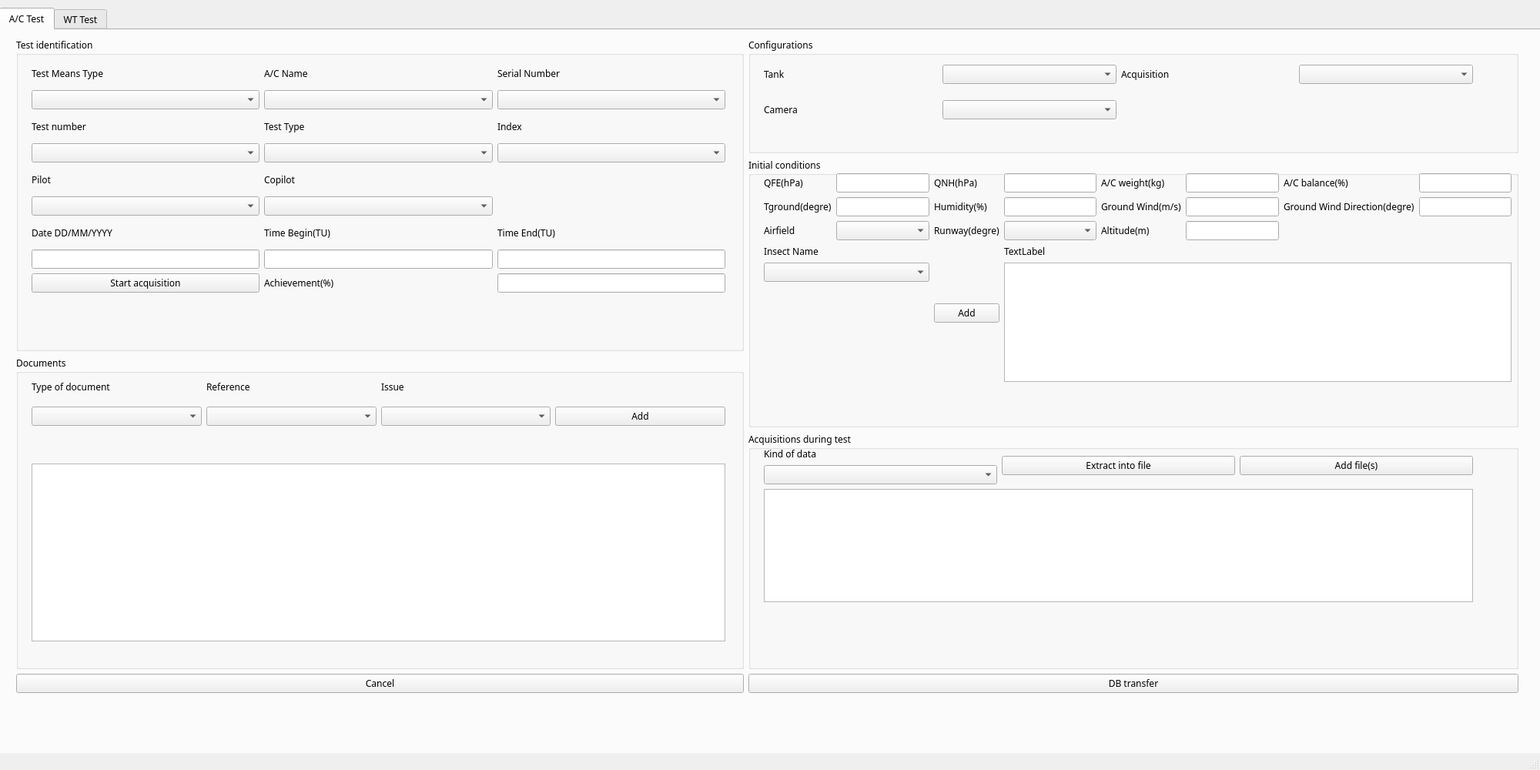
<?xml version="1.0" encoding="UTF-8"?>
<ui version="4.0">
 <class>MainWindow</class>
 <widget class="QMainWindow" name="MainWindow">
  <property name="geometry">
   <rect>
    <x>0</x>
    <y>0</y>
    <width>2000</width>
    <height>1000</height>
   </rect>
  </property>
  <property name="windowTitle">
   <string>MainWindow</string>
  </property>
  <widget class="QWidget" name="centralwidget">
   <widget class="QTabWidget" name="tabWidget">
    <property name="geometry">
     <rect>
      <x>-1</x>
      <y>10</y>
      <width>2071</width>
      <height>1000</height>
     </rect>
    </property>
    <property name="minimumSize">
     <size>
      <width>0</width>
      <height>20</height>
     </size>
    </property>
    <property name="font">
     <font>
      <family>Tw Cen MT</family>
     </font>
    </property>
    <property name="currentIndex">
     <number>0</number>
    </property>
    <widget class="QWidget" name="tab_3">
     <attribute name="title">
      <string>A/C Test</string>
     </attribute>
     <widget class="QWidget" name="gridLayoutWidget">
      <property name="geometry">
       <rect>
        <x>20</x>
        <y>10</y>
        <width>1951</width>
        <height>851</height>
       </rect>
      </property>
      <layout class="QGridLayout" name="gridLayout">
       <item row="0" column="1" rowspan="2">
        <layout class="QGridLayout" name="gridLayout_4">
         <item row="0" column="0">
          <widget class="QGroupBox" name="groupBox_4">
           <property name="minimumSize">
            <size>
             <width>1000</width>
             <height>0</height>
            </size>
           </property>
           <property name="maximumSize">
            <size>
             <width>16777215</width>
             <height>150</height>
            </size>
           </property>
           <property name="title">
            <string>Configurations</string>
           </property>
           <widget class="QWidget" name="gridLayoutWidget_5">
            <property name="geometry">
             <rect>
              <x>20</x>
              <y>20</y>
              <width>921</width>
              <height>101</height>
             </rect>
            </property>
            <layout class="QGridLayout" name="gridLayout_5">
             <item row="1" column="1">
              <widget class="QComboBox" name="comboBox_13"/>
             </item>
             <item row="1" column="0">
              <widget class="QLabel" name="label_18">
               <property name="text">
                <string>Camera</string>
               </property>
              </widget>
             </item>
             <item row="0" column="0">
              <widget class="QLabel" name="label_17">
               <property name="text">
                <string>Tank</string>
               </property>
              </widget>
             </item>
             <item row="0" column="1">
              <widget class="QComboBox" name="comboBox_12"/>
             </item>
             <item row="0" column="2">
              <widget class="QLabel" name="label_16">
               <property name="text">
                <string>Acquisition</string>
               </property>
              </widget>
             </item>
             <item row="0" column="3">
              <widget class="QComboBox" name="comboBox_14"/>
             </item>
            </layout>
           </widget>
          </widget>
         </item>
         <item row="2" column="0">
          <widget class="QGroupBox" name="groupBox">
           <property name="title">
            <string>Acquisitions during test</string>
           </property>
           <widget class="QWidget" name="gridLayoutWidget_7">
            <property name="geometry">
             <rect>
              <x>20</x>
              <y>20</y>
              <width>921</width>
              <height>201</height>
             </rect>
            </property>
            <layout class="QGridLayout" name="gridLayout_7">
             <item row="0" column="1">
              <widget class="QPushButton" name="pushButton_6">
               <property name="text">
                <string>Extract into file</string>
               </property>
              </widget>
             </item>
             <item row="0" column="2">
              <widget class="QPushButton" name="pushButton_7">
               <property name="text">
                <string>Add file(s)</string>
               </property>
              </widget>
             </item>
             <item row="0" column="0">
              <layout class="QVBoxLayout" name="verticalLayout">
               <item>
                <widget class="QLabel" name="label_32">
                 <property name="text">
                  <string>Kind of data</string>
                 </property>
                </widget>
               </item>
               <item>
                <widget class="QComboBox" name="comboBox_18"/>
               </item>
              </layout>
             </item>
             <item row="1" column="0" colspan="3">
              <widget class="QTableWidget" name="tableWidget_3"/>
             </item>
            </layout>
           </widget>
          </widget>
         </item>
         <item row="1" column="0">
          <widget class="QGroupBox" name="groupBox_5">
           <property name="minimumSize">
            <size>
             <width>0</width>
             <height>350</height>
            </size>
           </property>
           <property name="title">
            <string>Initial conditions</string>
           </property>
           <widget class="QWidget" name="gridLayoutWidget_6">
            <property name="geometry">
             <rect>
              <x>20</x>
              <y>20</y>
              <width>971</width>
              <height>271</height>
             </rect>
            </property>
            <layout class="QGridLayout" name="gridLayout_6">
             <item row="0" column="6">
              <widget class="QLabel" name="label_22">
               <property name="text">
                <string>A/C balance(%)</string>
               </property>
              </widget>
             </item>
             <item row="0" column="2">
              <widget class="QLabel" name="label_20">
               <property name="text">
                <string>QNH(hPa)</string>
               </property>
              </widget>
             </item>
             <item row="1" column="2">
              <widget class="QLabel" name="label_25">
               <property name="text">
                <string>Humidity(%)</string>
               </property>
              </widget>
             </item>
             <item row="2" column="2">
              <widget class="QLabel" name="label_28">
               <property name="text">
                <string>Runway(degre)</string>
               </property>
              </widget>
             </item>
             <item row="2" column="0">
              <widget class="QLabel" name="label_27">
               <property name="text">
                <string>Airfield</string>
               </property>
              </widget>
             </item>
             <item row="0" column="3">
              <widget class="QLineEdit" name="lineEdit_7"/>
             </item>
             <item row="0" column="5">
              <widget class="QLineEdit" name="lineEdit_9"/>
             </item>
             <item row="0" column="4">
              <widget class="QLabel" name="label_21">
               <property name="text">
                <string>A/C weight(kg)</string>
               </property>
              </widget>
             </item>
             <item row="1" column="6">
              <widget class="QLabel" name="label_23">
               <property name="text">
                <string>Ground Wind Direction(degre)</string>
               </property>
              </widget>
             </item>
             <item row="1" column="1">
              <widget class="QLineEdit" name="lineEdit_6"/>
             </item>
             <item row="1" column="4">
              <widget class="QLabel" name="label_24">
               <property name="text">
                <string>Ground Wind(m/s)</string>
               </property>
              </widget>
             </item>
             <item row="3" column="0" colspan="2">
              <widget class="QLabel" name="label_30">
               <property name="text">
                <string>Insect Name</string>
               </property>
              </widget>
             </item>
             <item row="0" column="1">
              <widget class="QLineEdit" name="lineEdit_5"/>
             </item>
             <item row="3" column="3" colspan="5">
              <widget class="QLabel" name="label_31">
               <property name="text">
                <string>TextLabel</string>
               </property>
              </widget>
             </item>
             <item row="1" column="7">
              <widget class="QLineEdit" name="lineEdit_13"/>
             </item>
             <item row="0" column="7">
              <widget class="QLineEdit" name="lineEdit_12"/>
             </item>
             <item row="1" column="3">
              <widget class="QLineEdit" name="lineEdit_8"/>
             </item>
             <item row="1" column="5">
              <widget class="QLineEdit" name="lineEdit_10"/>
             </item>
             <item row="2" column="5">
              <widget class="QLineEdit" name="lineEdit_11"/>
             </item>
             <item row="2" column="4">
              <widget class="QLabel" name="label_29">
               <property name="text">
                <string>Altitude(m)</string>
               </property>
              </widget>
             </item>
             <item row="0" column="0">
              <widget class="QLabel" name="label_19">
               <property name="text">
                <string>QFE(hPa)</string>
               </property>
              </widget>
             </item>
             <item row="1" column="0">
              <widget class="QLabel" name="label_26">
               <property name="text">
                <string>Tground(degre)</string>
               </property>
              </widget>
             </item>
             <item row="3" column="2" rowspan="3">
              <widget class="QPushButton" name="pushButton_5">
               <property name="text">
                <string>Add</string>
               </property>
              </widget>
             </item>
             <item row="2" column="1">
              <widget class="QComboBox" name="comboBox_16"/>
             </item>
             <item row="2" column="3">
              <widget class="QComboBox" name="comboBox_17"/>
             </item>
             <item row="4" column="0" colspan="2">
              <widget class="QComboBox" name="comboBox_15"/>
             </item>
             <item row="4" column="3" rowspan="2" colspan="5">
              <widget class="QTableWidget" name="tableWidget_2"/>
             </item>
            </layout>
           </widget>
          </widget>
         </item>
        </layout>
       </item>
       <item row="2" column="1">
        <widget class="QPushButton" name="pushButton_2">
         <property name="text">
          <string>DB transfer</string>
         </property>
        </widget>
       </item>
       <item row="2" column="0">
        <widget class="QPushButton" name="pushButton">
         <property name="text">
          <string>Cancel</string>
         </property>
        </widget>
       </item>
       <item row="0" column="0">
        <widget class="QGroupBox" name="groupBox_2">
         <property name="title">
          <string>Test identification</string>
         </property>
         <widget class="QWidget" name="gridLayoutWidget_2">
          <property name="geometry">
           <rect>
            <x>20</x>
            <y>30</y>
            <width>901</width>
            <height>301</height>
           </rect>
          </property>
          <layout class="QGridLayout" name="gridLayout_2">
           <item row="2" column="1">
            <widget class="QLabel" name="label_5">
             <property name="text">
              <string>Test Type</string>
             </property>
            </widget>
           </item>
           <item row="2" column="0">
            <widget class="QLabel" name="label_4">
             <property name="text">
              <string>Test number</string>
             </property>
            </widget>
           </item>
           <item row="4" column="0">
            <widget class="QLabel" name="label_7">
             <property name="text">
              <string>Pilot</string>
             </property>
            </widget>
           </item>
           <item row="2" column="2">
            <widget class="QLabel" name="label_6">
             <property name="text">
              <string>Index</string>
             </property>
            </widget>
           </item>
           <item row="6" column="1">
            <widget class="QLabel" name="label_10">
             <property name="text">
              <string>Time Begin(TU)</string>
             </property>
            </widget>
           </item>
           <item row="6" column="0">
            <widget class="QLabel" name="label_9">
             <property name="text">
              <string>Date DD/MM/YYYY</string>
             </property>
            </widget>
           </item>
           <item row="4" column="1">
            <widget class="QLabel" name="label_8">
             <property name="text">
              <string>Copilot</string>
             </property>
            </widget>
           </item>
           <item row="1" column="1">
            <widget class="QComboBox" name="comboBox_2"/>
           </item>
           <item row="1" column="0">
            <widget class="QComboBox" name="comboBox"/>
           </item>
           <item row="1" column="2">
            <widget class="QComboBox" name="comboBox_3"/>
           </item>
           <item row="6" column="2">
            <widget class="QLabel" name="label_11">
             <property name="text">
              <string>Time End(TU)</string>
             </property>
            </widget>
           </item>
           <item row="5" column="1">
            <widget class="QComboBox" name="comboBox_8"/>
           </item>
           <item row="3" column="0">
            <widget class="QComboBox" name="comboBox_4"/>
           </item>
           <item row="3" column="2">
            <widget class="QComboBox" name="comboBox_6"/>
           </item>
           <item row="5" column="0">
            <widget class="QComboBox" name="comboBox_7"/>
           </item>
           <item row="7" column="0">
            <widget class="QLineEdit" name="lineEdit"/>
           </item>
           <item row="7" column="1">
            <widget class="QLineEdit" name="lineEdit_2"/>
           </item>
           <item row="3" column="1">
            <widget class="QComboBox" name="comboBox_5"/>
           </item>
           <item row="7" column="2">
            <widget class="QLineEdit" name="lineEdit_3"/>
           </item>
           <item row="0" column="0">
            <widget class="QLabel" name="label_3">
             <property name="text">
              <string>Test Means Type</string>
             </property>
            </widget>
           </item>
           <item row="0" column="2">
            <widget class="QLabel" name="label">
             <property name="text">
              <string>Serial Number</string>
             </property>
            </widget>
           </item>
           <item row="0" column="1">
            <widget class="QLabel" name="label_2">
             <property name="text">
              <string>A/C Name</string>
             </property>
            </widget>
           </item>
           <item row="8" column="0">
            <widget class="QPushButton" name="pushButton_3">
             <property name="text">
              <string>Start acquisition</string>
             </property>
            </widget>
           </item>
           <item row="8" column="1">
            <widget class="QLabel" name="label_12">
             <property name="text">
              <string>Achievement(%)</string>
             </property>
            </widget>
           </item>
           <item row="8" column="2">
            <widget class="QLineEdit" name="lineEdit_4"/>
           </item>
          </layout>
         </widget>
        </widget>
       </item>
       <item row="1" column="0">
        <widget class="QGroupBox" name="groupBox_3">
         <property name="title">
          <string>Documents</string>
         </property>
         <widget class="QWidget" name="gridLayoutWidget_3">
          <property name="geometry">
           <rect>
            <x>20</x>
            <y>20</y>
            <width>901</width>
            <height>71</height>
           </rect>
          </property>
          <layout class="QGridLayout" name="gridLayout_3">
           <item row="0" column="2">
            <widget class="QLabel" name="label_15">
             <property name="text">
              <string>Issue</string>
             </property>
            </widget>
           </item>
           <item row="1" column="1">
            <widget class="QComboBox" name="comboBox_10">
             <property name="minimumSize">
              <size>
               <width>0</width>
               <height>20</height>
              </size>
             </property>
            </widget>
           </item>
           <item row="0" column="0">
            <widget class="QLabel" name="label_13">
             <property name="text">
              <string>Type of document</string>
             </property>
            </widget>
           </item>
           <item row="1" column="0">
            <widget class="QComboBox" name="comboBox_9">
             <property name="minimumSize">
              <size>
               <width>0</width>
               <height>20</height>
              </size>
             </property>
            </widget>
           </item>
           <item row="0" column="1">
            <widget class="QLabel" name="label_14">
             <property name="text">
              <string>Reference</string>
             </property>
            </widget>
           </item>
           <item row="1" column="2">
            <widget class="QComboBox" name="comboBox_11">
             <property name="minimumSize">
              <size>
               <width>0</width>
               <height>20</height>
              </size>
             </property>
            </widget>
           </item>
           <item row="1" column="3">
            <widget class="QPushButton" name="pushButton_4">
             <property name="text">
              <string>Add</string>
             </property>
            </widget>
           </item>
          </layout>
         </widget>
         <widget class="QTableWidget" name="tableWidget">
          <property name="geometry">
           <rect>
            <x>20</x>
            <y>140</y>
            <width>901</width>
            <height>231</height>
           </rect>
          </property>
         </widget>
        </widget>
       </item>
      </layout>
     </widget>
    </widget>
    <widget class="QWidget" name="tab_4">
     <attribute name="title">
      <string>WT Test</string>
     </attribute>
     <widget class="QWidget" name="gridLayoutWidget_8">
      <property name="geometry">
       <rect>
        <x>20</x>
        <y>10</y>
        <width>1951</width>
        <height>851</height>
       </rect>
      </property>
      <layout class="QGridLayout" name="gridLayout_8">
       <item row="0" column="1" rowspan="2">
        <layout class="QGridLayout" name="gridLayout_9">
         <item row="0" column="0">
          <widget class="QGroupBox" name="groupBox_6">
           <property name="minimumSize">
            <size>
             <width>1000</width>
             <height>0</height>
            </size>
           </property>
           <property name="maximumSize">
            <size>
             <width>16777215</width>
             <height>150</height>
            </size>
           </property>
           <property name="title">
            <string>Configurations</string>
           </property>
           <widget class="QWidget" name="gridLayoutWidget_9">
            <property name="geometry">
             <rect>
              <x>20</x>
              <y>20</y>
              <width>921</width>
              <height>101</height>
             </rect>
            </property>
            <layout class="QGridLayout" name="gridLayout_10">
             <item row="1" column="1">
              <widget class="QComboBox" name="comboBox_19"/>
             </item>
             <item row="1" column="0">
              <widget class="QLabel" name="label_33">
               <property name="text">
                <string>Camera</string>
               </property>
              </widget>
             </item>
             <item row="0" column="0">
              <widget class="QLabel" name="label_34">
               <property name="text">
                <string>Tank</string>
               </property>
              </widget>
             </item>
             <item row="0" column="1">
              <widget class="QComboBox" name="comboBox_20"/>
             </item>
             <item row="0" column="2">
              <widget class="QLabel" name="label_35">
               <property name="text">
                <string>Acquisition</string>
               </property>
              </widget>
             </item>
             <item row="0" column="3">
              <widget class="QComboBox" name="comboBox_21"/>
             </item>
             <item row="1" column="2">
              <widget class="QLabel" name="label_52">
               <property name="text">
                <string>Insect Ejector</string>
               </property>
              </widget>
             </item>
             <item row="1" column="3">
              <widget class="QComboBox" name="comboBox_29"/>
             </item>
            </layout>
           </widget>
          </widget>
         </item>
         <item row="2" column="0">
          <widget class="QGroupBox" name="groupBox_7">
           <property name="title">
            <string>Acquisitions during test</string>
           </property>
           <widget class="QWidget" name="gridLayoutWidget_10">
            <property name="geometry">
             <rect>
              <x>20</x>
              <y>20</y>
              <width>921</width>
              <height>201</height>
             </rect>
            </property>
            <layout class="QGridLayout" name="gridLayout_11">
             <item row="0" column="0">
              <layout class="QVBoxLayout" name="verticalLayout_2">
               <item>
                <widget class="QLabel" name="label_36">
                 <property name="text">
                  <string>Acquired data</string>
                 </property>
                </widget>
               </item>
               <item>
                <widget class="QComboBox" name="comboBox_22"/>
               </item>
              </layout>
             </item>
             <item row="1" column="0" colspan="2">
              <widget class="QTableWidget" name="tableWidget_4"/>
             </item>
             <item row="0" column="1">
              <widget class="QPushButton" name="pushButton_9">
               <property name="text">
                <string>Add a file</string>
               </property>
              </widget>
             </item>
            </layout>
           </widget>
          </widget>
         </item>
         <item row="1" column="0">
          <widget class="QGroupBox" name="groupBox_8">
           <property name="minimumSize">
            <size>
             <width>0</width>
             <height>350</height>
            </size>
           </property>
           <property name="title">
            <string>Initial conditions</string>
           </property>
           <widget class="QWidget" name="gridLayoutWidget_11">
            <property name="geometry">
             <rect>
              <x>20</x>
              <y>20</y>
              <width>921</width>
              <height>301</height>
             </rect>
            </property>
            <layout class="QGridLayout" name="gridLayout_12">
             <item row="0" column="0">
              <widget class="QGroupBox" name="groupBox_11">
               <property name="title">
                <string>Wind tunnel initial conditions</string>
               </property>
               <widget class="QWidget" name="gridLayoutWidget_14">
                <property name="geometry">
                 <rect>
                  <x>20</x>
                  <y>30</y>
                  <width>881</width>
                  <height>80</height>
                 </rect>
                </property>
                <layout class="QGridLayout" name="gridLayout_15">
                 <item row="0" column="0">
                  <widget class="QLabel" name="label_37">
                   <property name="text">
                    <string>Ps(hPa)</string>
                   </property>
                  </widget>
                 </item>
                 <item row="0" column="2">
                  <widget class="QLabel" name="label_38">
                   <property name="text">
                    <string>Tground(degre)</string>
                   </property>
                  </widget>
                 </item>
                 <item row="0" column="4">
                  <widget class="QLabel" name="label_39">
                   <property name="text">
                    <string>Humidity(%)</string>
                   </property>
                  </widget>
                 </item>
                 <item row="0" column="1">
                  <widget class="QLineEdit" name="lineEdit_14"/>
                 </item>
                 <item row="0" column="6">
                  <widget class="QLabel" name="label_40">
                   <property name="text">
                    <string>Velocity(m/s)</string>
                   </property>
                  </widget>
                 </item>
                 <item row="0" column="3">
                  <widget class="QLineEdit" name="lineEdit_15"/>
                 </item>
                 <item row="0" column="5">
                  <widget class="QLineEdit" name="lineEdit_16"/>
                 </item>
                 <item row="0" column="7">
                  <widget class="QLineEdit" name="lineEdit_17"/>
                 </item>
                </layout>
               </widget>
              </widget>
             </item>
             <item row="1" column="0">
              <widget class="QGroupBox" name="groupBox_12">
               <property name="title">
                <string>Insect ejector initial conditions</string>
               </property>
               <widget class="QWidget" name="gridLayoutWidget_15">
                <property name="geometry">
                 <rect>
                  <x>20</x>
                  <y>20</y>
                  <width>881</width>
                  <height>128</height>
                 </rect>
                </property>
                <layout class="QGridLayout" name="gridLayout_16">
                 <item row="0" column="4">
                  <widget class="QLabel" name="label_45">
                   <property name="text">
                    <string>Quantity</string>
                   </property>
                  </widget>
                 </item>
                 <item row="2" column="0" colspan="4">
                  <widget class="QTableView" name="tableView"/>
                 </item>
                 <item row="2" column="4">
                  <widget class="QPushButton" name="pushButton_8">
                   <property name="text">
                    <string>Add</string>
                   </property>
                  </widget>
                 </item>
                 <item row="0" column="2">
                  <widget class="QLabel" name="label_43">
                   <property name="text">
                    <string>Velocity(m/s)</string>
                   </property>
                  </widget>
                 </item>
                 <item row="0" column="1">
                  <widget class="QLabel" name="label_42">
                   <property name="text">
                    <string>Serial Number</string>
                   </property>
                  </widget>
                 </item>
                 <item row="0" column="0">
                  <widget class="QLabel" name="label_41">
                   <property name="text">
                    <string>Ejector Reference</string>
                   </property>
                  </widget>
                 </item>
                 <item row="0" column="3">
                  <widget class="QLabel" name="label_44">
                   <property name="text">
                    <string>Insect Name</string>
                   </property>
                  </widget>
                 </item>
                 <item row="1" column="0">
                  <widget class="QComboBox" name="comboBox_23"/>
                 </item>
                 <item row="1" column="1">
                  <widget class="QComboBox" name="comboBox_24"/>
                 </item>
                 <item row="1" column="3">
                  <widget class="QComboBox" name="comboBox_25"/>
                 </item>
                 <item row="1" column="2">
                  <widget class="QLineEdit" name="lineEdit_18">
                   <property name="maximumSize">
                    <size>
                     <width>200</width>
                     <height>16777215</height>
                    </size>
                   </property>
                  </widget>
                 </item>
                 <item row="1" column="4">
                  <widget class="QLineEdit" name="lineEdit_19">
                   <property name="maximumSize">
                    <size>
                     <width>200</width>
                     <height>16777215</height>
                    </size>
                   </property>
                  </widget>
                 </item>
                </layout>
               </widget>
              </widget>
             </item>
            </layout>
           </widget>
          </widget>
         </item>
        </layout>
       </item>
       <item row="2" column="1">
        <widget class="QPushButton" name="pushButton_11">
         <property name="text">
          <string>DB transfer</string>
         </property>
        </widget>
       </item>
       <item row="2" column="0">
        <widget class="QPushButton" name="pushButton_12">
         <property name="text">
          <string>Cancel</string>
         </property>
        </widget>
       </item>
       <item row="0" column="0">
        <widget class="QGroupBox" name="groupBox_9">
         <property name="title">
          <string>Test identification</string>
         </property>
         <widget class="QWidget" name="gridLayoutWidget_12">
          <property name="geometry">
           <rect>
            <x>20</x>
            <y>30</y>
            <width>901</width>
            <height>301</height>
           </rect>
          </property>
          <layout class="QGridLayout" name="gridLayout_13">
           <item row="6" column="0">
            <widget class="QPushButton" name="pushButton_13">
             <property name="text">
              <string>Start acquisition</string>
             </property>
            </widget>
           </item>
           <item row="6" column="1">
            <widget class="QLabel" name="label_61">
             <property name="text">
              <string>Achievement(%)</string>
             </property>
            </widget>
           </item>
           <item row="0" column="1">
            <widget class="QLabel" name="label_60">
             <property name="text">
              <string>WT Name</string>
             </property>
            </widget>
           </item>
           <item row="0" column="0">
            <widget class="QLabel" name="label_58">
             <property name="text">
              <string>Test Means Type</string>
             </property>
            </widget>
           </item>
           <item row="0" column="2">
            <widget class="QLabel" name="label_59">
             <property name="text">
              <string>Serial Number</string>
             </property>
            </widget>
           </item>
           <item row="6" column="2">
            <widget class="QLineEdit" name="lineEdit_26"/>
           </item>
           <item row="5" column="0">
            <widget class="QLineEdit" name="lineEdit_23"/>
           </item>
           <item row="5" column="1">
            <widget class="QLineEdit" name="lineEdit_24"/>
           </item>
           <item row="3" column="2">
            <widget class="QComboBox" name="comboBox_31"/>
           </item>
           <item row="3" column="1">
            <widget class="QComboBox" name="comboBox_33"/>
           </item>
           <item row="5" column="2">
            <widget class="QLineEdit" name="lineEdit_25"/>
           </item>
           <item row="1" column="0">
            <widget class="QComboBox" name="comboBox_27"/>
           </item>
           <item row="4" column="2">
            <widget class="QLabel" name="label_57">
             <property name="text">
              <string>Time End(TU)</string>
             </property>
            </widget>
           </item>
           <item row="3" column="0">
            <widget class="QComboBox" name="comboBox_30"/>
           </item>
           <item row="1" column="1">
            <widget class="QComboBox" name="comboBox_26"/>
           </item>
           <item row="1" column="2">
            <widget class="QComboBox" name="comboBox_28"/>
           </item>
           <item row="2" column="1">
            <widget class="QLabel" name="label_50">
             <property name="text">
              <string>Test Number</string>
             </property>
            </widget>
           </item>
           <item row="4" column="0">
            <widget class="QLabel" name="label_55">
             <property name="text">
              <string>Date DD/MM/YYYY</string>
             </property>
            </widget>
           </item>
           <item row="2" column="0">
            <widget class="QLabel" name="label_51">
             <property name="text">
              <string>Test Type</string>
             </property>
            </widget>
           </item>
           <item row="2" column="2">
            <widget class="QLabel" name="label_53">
             <property name="text">
              <string>Index</string>
             </property>
            </widget>
           </item>
           <item row="4" column="1">
            <widget class="QLabel" name="label_54">
             <property name="text">
              <string>Time Begin(TU)</string>
             </property>
            </widget>
           </item>
          </layout>
         </widget>
        </widget>
       </item>
       <item row="1" column="0">
        <widget class="QGroupBox" name="groupBox_10">
         <property name="title">
          <string>Documents</string>
         </property>
         <widget class="QTableWidget" name="tableWidget_6">
          <property name="geometry">
           <rect>
            <x>20</x>
            <y>140</y>
            <width>901</width>
            <height>231</height>
           </rect>
          </property>
         </widget>
         <widget class="QWidget" name="gridLayoutWidget_13">
          <property name="geometry">
           <rect>
            <x>20</x>
            <y>20</y>
            <width>901</width>
            <height>71</height>
           </rect>
          </property>
          <layout class="QGridLayout" name="gridLayout_14">
           <item row="0" column="2">
            <widget class="QLabel" name="label_46">
             <property name="text">
              <string>Issue</string>
             </property>
            </widget>
           </item>
           <item row="1" column="1">
            <widget class="QComboBox" name="comboBox_32">
             <property name="minimumSize">
              <size>
               <width>0</width>
               <height>20</height>
              </size>
             </property>
            </widget>
           </item>
           <item row="0" column="0">
            <widget class="QLabel" name="label_47">
             <property name="text">
              <string>Type of document</string>
             </property>
            </widget>
           </item>
           <item row="1" column="0">
            <widget class="QComboBox" name="comboBox_34">
             <property name="minimumSize">
              <size>
               <width>0</width>
               <height>20</height>
              </size>
             </property>
            </widget>
           </item>
           <item row="0" column="1">
            <widget class="QLabel" name="label_48">
             <property name="text">
              <string>Reference</string>
             </property>
            </widget>
           </item>
           <item row="1" column="2">
            <widget class="QComboBox" name="comboBox_35">
             <property name="minimumSize">
              <size>
               <width>0</width>
               <height>20</height>
              </size>
             </property>
            </widget>
           </item>
           <item row="1" column="3">
            <widget class="QPushButton" name="pushButton_10">
             <property name="text">
              <string>Add</string>
             </property>
            </widget>
           </item>
          </layout>
         </widget>
        </widget>
       </item>
      </layout>
     </widget>
    </widget>
   </widget>
  </widget>
  <widget class="QStatusBar" name="statusbar"/>
 </widget>
 <resources/>
 <connections/>
</ui>
